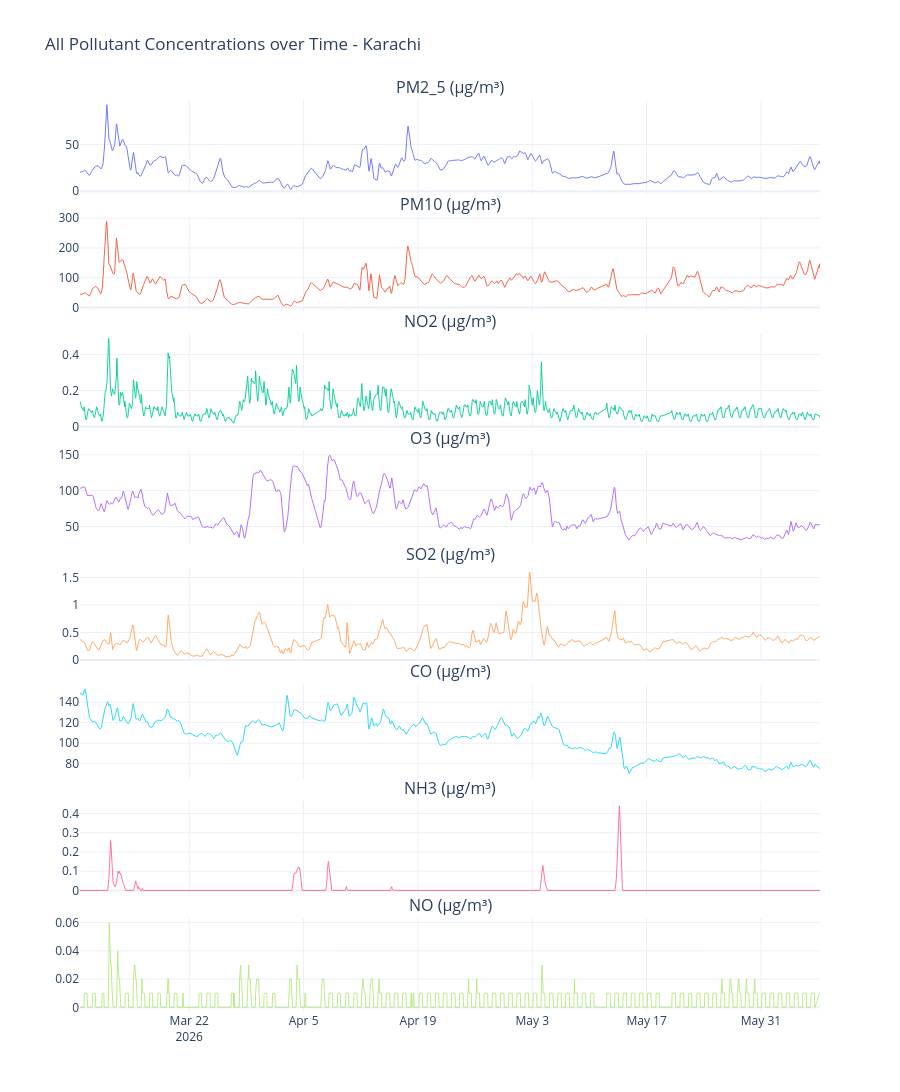

Notebook code for this chart:
### Markdown cell above
## 7. All Pollutants over Time <a id='7'></a>

### Code cell
pollutants = [c for c in ["pm2_5", "pm10", "no2", "o3", "so2", "co", "nh3", "no"]
              if c in df.columns]

n = len(pollutants)
fig = make_subplots(
    rows=n, cols=1, shared_xaxes=True,
    subplot_titles=[f"{p.upper()} (μg/m³)" for p in pollutants],
    vertical_spacing=0.025
)

palette = px.colors.qualitative.Plotly
for i, poll in enumerate(pollutants, 1):
    fig.add_trace(
        go.Scatter(
            x=df["datetime"], y=df[poll], mode="lines",
            name=poll.upper(),
            line=dict(color=palette[(i - 1) % len(palette)], width=0.9)
        ),
        row=i, col=1
    )

fig.update_layout(
    title="All Pollutant Concentrations over Time - Karachi",
    height=180 * n, template=PLOTLY_TEMPLATE, showlegend=False
)
fig.show()

from IPython.display import Markdown, display
display(Markdown("### Interpretation\n\nPM2.5 and PM10 show the largest and most abrupt spikes, especially in mid March and mid April, while gaseous pollutants fluctuate within narrower bands. Particulates move together during spike events."))

### Figure 1 — Plotly figure (JSON) as saved in the notebook; plotly's stock layout.template omitted (floating-point values rounded to 4 significant figures; data arrays with more than 128 entries replaced by an {"elided": "..."} marker saying what was removed)
{"data": [{"line": {"color": "#636EFA", "width": 0.9}, "mode": "lines", "name": "PM2_5", "type": "scatter", "x": {"elided": "2093 str values"}, "xaxis": "x", "y": {"elided": "2093 float values"}, "yaxis": "y"}, {"line": {"color": "#EF553B", "width": 0.9}, "mode": "lines", "name": "PM10", "type": "scatter", "x": {"elided": "2093 str values"}, "xaxis": "x2", "y": {"elided": "2093 float values"}, "yaxis": "y2"}, {"line": {"color": "#00CC96", "width": 0.9}, "mode": "lines", "name": "NO2", "type": "scatter", "x": {"elided": "2093 str values"}, "xaxis": "x3", "y": {"elided": "2093 float values"}, "yaxis": "y3"}, {"line": {"color": "#AB63FA", "width": 0.9}, "mode": "lines", "name": "O3", "type": "scatter", "x": {"elided": "2093 str values"}, "xaxis": "x4", "y": {"elided": "2093 float values"}, "yaxis": "y4"}, {"line": {"color": "#FFA15A", "width": 0.9}, "mode": "lines", "name": "SO2", "type": "scatter", "x": {"elided": "2093 str values"}, "xaxis": "x5", "y": {"elided": "2093 float values"}, "yaxis": "y5"}, {"line": {"color": "#19D3F3", "width": 0.9}, "mode": "lines", "name": "CO", "type": "scatter", "x": {"elided": "2093 str values"}, "xaxis": "x6", "y": {"elided": "2093 float values"}, "yaxis": "y6"}, {"line": {"color": "#FF6692", "width": 0.9}, "mode": "lines", "name": "NH3", "type": "scatter", "x": {"elided": "2093 str values"}, "xaxis": "x7", "y": {"elided": "2093 float values"}, "yaxis": "y7"}, {"line": {"color": "#B6E880", "width": 0.9}, "mode": "lines", "name": "NO", "type": "scatter", "x": {"elided": "2093 str values"}, "xaxis": "x8", "y": {"elided": "2093 float values"}, "yaxis": "y8"}], "layout": {"annotations": [{"font": {"size": 16}, "showarrow": false, "text": "PM2_5 (μg/m³)", "x": 0.5, "xanchor": "center", "xref": "paper", "y": 1, "yanchor": "bottom", "yref": "paper"}, {"font": {"size": 16}, "showarrow": false, "text": "PM10 (μg/m³)", "x": 0.5, "xanchor": "center", "xref": "paper", "y": 0.8719, "yanchor": "bottom", "yref": "paper"}, {"font": {"size": 16}, "showarrow": false, "text": "NO2 (μg/m³)", "x": 0.5, "xanchor": "center", "xref": "paper", "y": 0.7438, "yanchor": "bottom", "yref": "paper"}, {"font": {"size": 16}, "showarrow": false, "text": "O3 (μg/m³)", "x": 0.5, "xanchor": "center", "xref": "paper", "y": 0.6156, "yanchor": "bottom", "yref": "paper"}, {"font": {"size": 16}, "showarrow": false, "text": "SO2 (μg/m³)", "x": 0.5, "xanchor": "center", "xref": "paper", "y": 0.4875, "yanchor": "bottom", "yref": "paper"}, {"font": {"size": 16}, "showarrow": false, "text": "CO (μg/m³)", "x": 0.5, "xanchor": "center", "xref": "paper", "y": 0.3594, "yanchor": "bottom", "yref": "paper"}, {"font": {"size": 16}, "showarrow": false, "text": "NH3 (μg/m³)", "x": 0.5, "xanchor": "center", "xref": "paper", "y": 0.2312, "yanchor": "bottom", "yref": "paper"}, {"font": {"size": 16}, "showarrow": false, "text": "NO (μg/m³)", "x": 0.5, "xanchor": "center", "xref": "paper", "y": 0.1031, "yanchor": "bottom", "yref": "paper"}], "height": 1440, "showlegend": false, "title": {"text": "All Pollutant Concentrations over Time - Karachi"}, "xaxis": {"anchor": "y", "domain": [0, 1], "matches": "x8", "showticklabels": false}, "xaxis2": {"anchor": "y2", "domain": [0, 1], "matches": "x8", "showticklabels": false}, "xaxis3": {"anchor": "y3", "domain": [0, 1], "matches": "x8", "showticklabels": false}, "xaxis4": {"anchor": "y4", "domain": [0, 1], "matches": "x8", "showticklabels": false}, "xaxis5": {"anchor": "y5", "domain": [0, 1], "matches": "x8", "showticklabels": false}, "xaxis6": {"anchor": "y6", "domain": [0, 1], "matches": "x8", "showticklabels": false}, "xaxis7": {"anchor": "y7", "domain": [0, 1], "matches": "x8", "showticklabels": false}, "xaxis8": {"anchor": "y8", "domain": [0, 1]}, "yaxis": {"anchor": "x", "domain": [0.8969, 1]}, "yaxis2": {"anchor": "x2", "domain": [0.7687, 0.8719]}, "yaxis3": {"anchor": "x3", "domain": [0.6406, 0.7438]}, "yaxis4": {"anchor": "x4", "domain": [0.5125, 0.6156]}, "yaxis5": {"anchor": "x5", "domain": [0.3844, 0.4875]}, "yaxis6": {"anchor": "x6", "domain": [0.2562, 0.3594]}, "yaxis7": {"anchor": "x7", "domain": [0.1281, 0.2312]}, "yaxis8": {"anchor": "x8", "domain": [0, 0.1031]}}}
